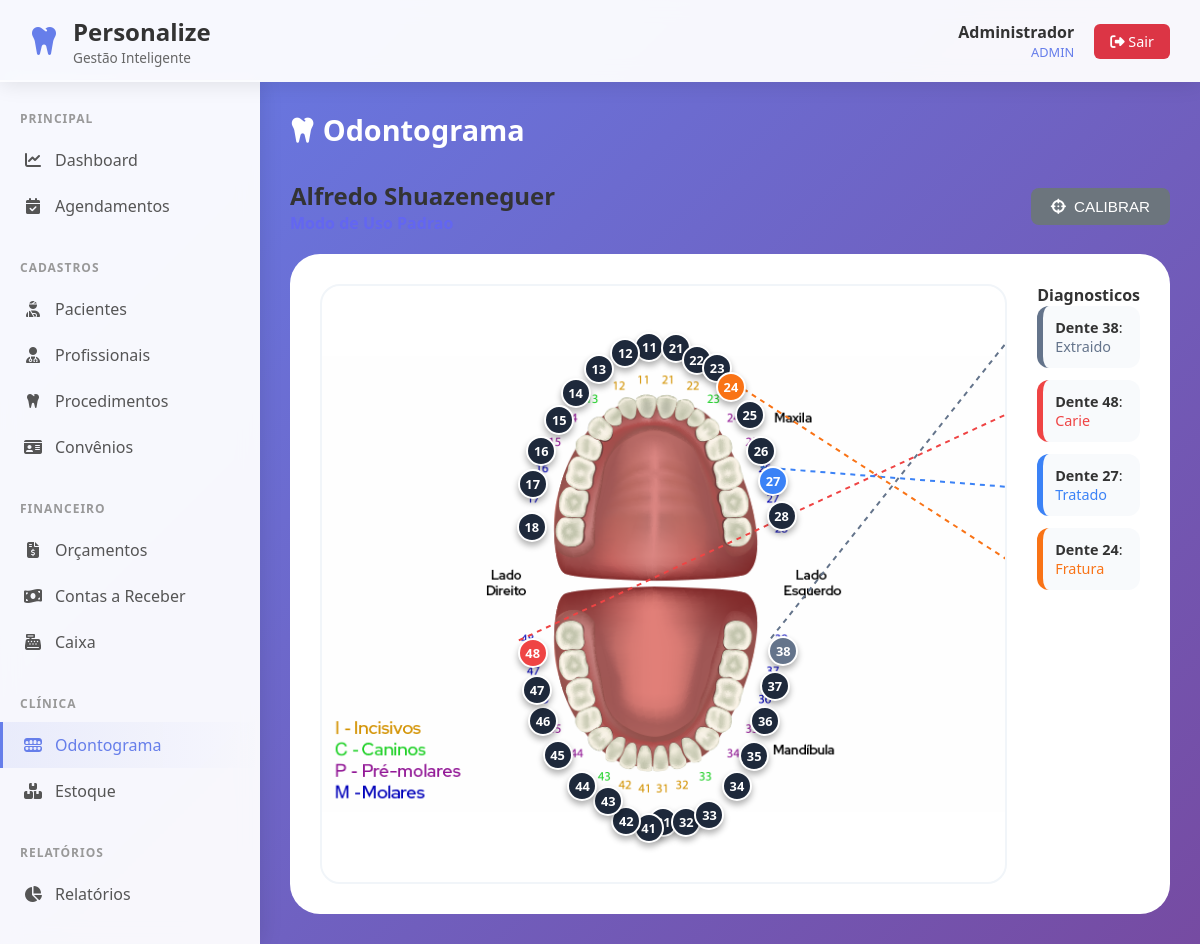
The page /odontograma/index.php?paciente_id=18 (signed in) on the database its author committed.
### tables this page shows
CREATE TABLE pacientes (
    id INTEGER PRIMARY KEY AUTOINCREMENT,
    nome TEXT NOT NULL,
    cpf TEXT UNIQUE,
    data_nascimento DATE,
    telefone TEXT,
    email TEXT,
    endereco TEXT,
    observacoes TEXT,
    created_at DATETIME DEFAULT CURRENT_TIMESTAMP
, ativo INTEGER DEFAULT 1);

CREATE TABLE odontograma (
    id INTEGER PRIMARY KEY AUTOINCREMENT,
    paciente_id INTEGER NOT NULL,
    dente INTEGER NOT NULL,
    face TEXT,
    condicao TEXT NOT NULL DEFAULT 'Saudavel',
    procedimento_id INTEGER,
    cor TEXT DEFAULT '#FFFFFF',
    observacoes TEXT,
    data_registro DATE DEFAULT CURRENT_DATE,
    FOREIGN KEY (paciente_id) REFERENCES pacientes(id) ON DELETE CASCADE,
    FOREIGN KEY (procedimento_id) REFERENCES procedimentos(id)
);

### odontograma/index.php (the view, shortened to what this page needs)
<?php
require_once '../config/conexao.php';
$paciente_id = $_GET['paciente_id'] ?? null;
$stmt = $db->prepare("SELECT * FROM pacientes WHERE id = ?");
$stmt->execute([$paciente_id]);
$paciente = $stmt->fetch(PDO::FETCH_ASSOC);
$mapeamento_path = '../db/mapeamento_dentes.json';
$coordenadas = [];
if (file_exists($mapeamento_path)) {
    $conteudoStr = file_get_contents($mapeamento_path);
    if (!empty($conteudoStr)) {
        $coordenadas = json_decode($conteudoStr, true) ?: [];
    }
}
$stmt = $db->prepare("
    SELECT o.*, p.descricao as procedimento_nome
    FROM odontograma o
    LEFT JOIN procedimentos p ON o.procedimento_id = p.id
    WHERE o.paciente_id = ?
");
$stmt->execute([$paciente_id]);
$regs = $stmt->fetchAll(PDO::FETCH_ASSOC);
$achados = [];
if ($regs) {
    foreach ($regs as $r) {
        if (isset($r['condicao']) && $r['condicao'] != 'Saudavel') {
            $achados[$r['dente']] = $r;
        }
    }
}
$condicoes = [
    'Saudavel' => ['label' => 'Saudavel', 'cor' => '#10b981', 'icon' => 'fa-check'],
    'Carie' => ['label' => 'Carie', 'cor' => '#ef4444', 'icon' => 'fa-virus'],
    'Tratado' => ['label' => 'Tratado', 'cor' => '#3b82f6', 'icon' => 'fa-shield-halved'],
    'Extraido' => ['label' => 'Extraido', 'cor' => '#64748b', 'icon' => 'fa-xmark'],
    'Canal' => ['label' => 'Canal', 'cor' => '#f59e0b', 'icon' => 'fa-bolt-lightning'],
    'Coroa' => ['label' => 'Coroa', 'cor' => '#8b5cf6', 'icon' => 'fa-crown'],
    'Implante' => ['label' => 'Implante', 'cor' => '#ec4899', 'icon' => 'fa-anchor'],
    'Fratura' => ['label' => 'Fratura', 'cor' => '#f97316', 'icon' => 'fa-burst'],
];
include '../includes/header.php';
?>
<div class="page-header">
    <h1 class="page-title"><i class="fa-solid fa-tooth"></i> Odontograma</h1>
</div>
<div style="display: flex; justify-content: space-between; align-items: center; margin-bottom: 20px;">
    <div>
        <h2 style="margin:0;"><?php echo htmlspecialchars($paciente['nome'] ?? 'Paciente'); ?></h2>
        <div id="calib-status" style="color:#6366f1; font-weight:700;">Modo de Uso Padrao</div>
    </div>
    <div style="display: flex; gap: 10px;">
        <button id="btnCalibrar" class="btn btn-secondary"><i class="fa-solid fa-crosshairs"></i> CALIBRAR</button>
    </div>
</div>
<div class="odontograma-workspace">
    <div class="arcada-main" id="arcada-main">
        <svg id="lines-svg"></svg>
        <?php foreach ($coordenadas as $num => $coord):
            if (!is_array($coord)) continue;
            $achado = $achados[$num] ?? null;
            $info = isset($achado['condicao']) ? ($condicoes[$achado['condicao']] ?? $condicoes['Saudavel']) : $condicoes['Saudavel'];
            $cor = $achado ? $info['cor'] : '#1e293b'; ?>
            <div class="tooth-point" id="dot-<?php echo $num; ?>" style="top: <?php echo (isset($coord['top']) ? $coord['top'] : 0); ?>%; left: <?php echo (isset($coord['left']) ? $coord['left'] : 0); ?>%; background: <?php echo $cor; ?>;" onclick="editarDente(<?php echo $num; ?>)">
                <?php echo $num; ?>
            </div>
        <?php endforeach; ?>
    </div>
    <div class="side-panel">
        <h4 style="margin-top:0;">Diagnosticos</h4>
        <div id="findings-list">
            <?php foreach ($achados as $num => $a):
                $infoA = $condicoes[$a['condicao']] ?? $condicoes['Saudavel']; ?>
                <div class="callout-entry" id="callout-<?php echo $num; ?>" style="border-left-color: <?php echo $infoA['cor']; ?>;">
                    <strong>Dente <?php echo $num; ?></strong>: <span style="color:<?php echo $infoA['cor']; ?>;"><?php echo $infoA['label']; ?></span>
                </div>
            <?php endforeach; ?>
        </div>
    </div>
</div>
<?php include '../includes/footer.php'; ?>

### includes/header.php (style rules this page uses)
* { margin: 0; padding: 0; box-sizing: border-box; }
body { font-family: 'Segoe UI', Tahoma, Geneva, Verdana, sans-serif; background: linear-gradient(135deg, #667eea 0%, #764ba2 100%); min-height: 100vh; color: #333; }
.page-header { margin-bottom: 30px; }
.page-title { font-size: 1.8rem; color: white; margin-bottom: 10px; }
.btn { display: inline-flex; align-items: center; gap: 8px; padding: 10px 20px; border-radius: 8px; text-decoration: none; font-weight: 500; transition: all 0.3s; border: none; cursor: pointer; font-size: 0.95rem; }
.btn-secondary { background: #6c757d; color: white; }

### odontograma/index.php (style rules this page uses)
.odontograma-workspace { display: flex; gap: 30px; background: #fff; padding: 30px; border-radius: 30px; }
.arcada-main { position: relative; width: 800px; height: 600px; background: url('../assets/img/arcada_final.png') no-repeat center; background-size: contain; border: 2px solid #f1f5f9; border-radius: 20px; overflow: hidden; }
.tooth-point { position: absolute; width:30px; height:30px; border-radius:50%; cursor:pointer; z-index:100; display:flex; align-items:center; justify-content:center; font-size:0.8rem; font-weight:800; color:#fff; border: 2px solid #fff; box-shadow: 0 4px 6px rgba(0,0,0,0.3); transition: transform 0.2s; }
#lines-svg { position: absolute; top: 0; left: 0; width: 100%; height: 100%; pointer-events: none; z-index: 80; }
.side-panel { flex: 1; }
.callout-entry { background: #f8fafc; border-left: 6px solid #cbd5e1; padding: 12px; border-radius: 12px; margin-bottom: 12px; font-size: 0.9rem; }

### rows shown on the page
pacientes: nome "Alfredo Shuazeneguer"
odontograma: num "38", condicao "Extraido"
odontograma: num "48", condicao "Carie"
odontograma: num "27", condicao "Tratado"
odontograma: num "24", condicao "Fratura"

### other values the page prints
$usuario_nome "Administrador"
$usuario_perfil "ADMIN"
$num "11"
$num "12"
$num "13"
$num "14"
$num "15"
$num "16"
$num "17"
$num "18"
$num "21"
$num "22"
$num "23"
$num "24"
$num "25"
